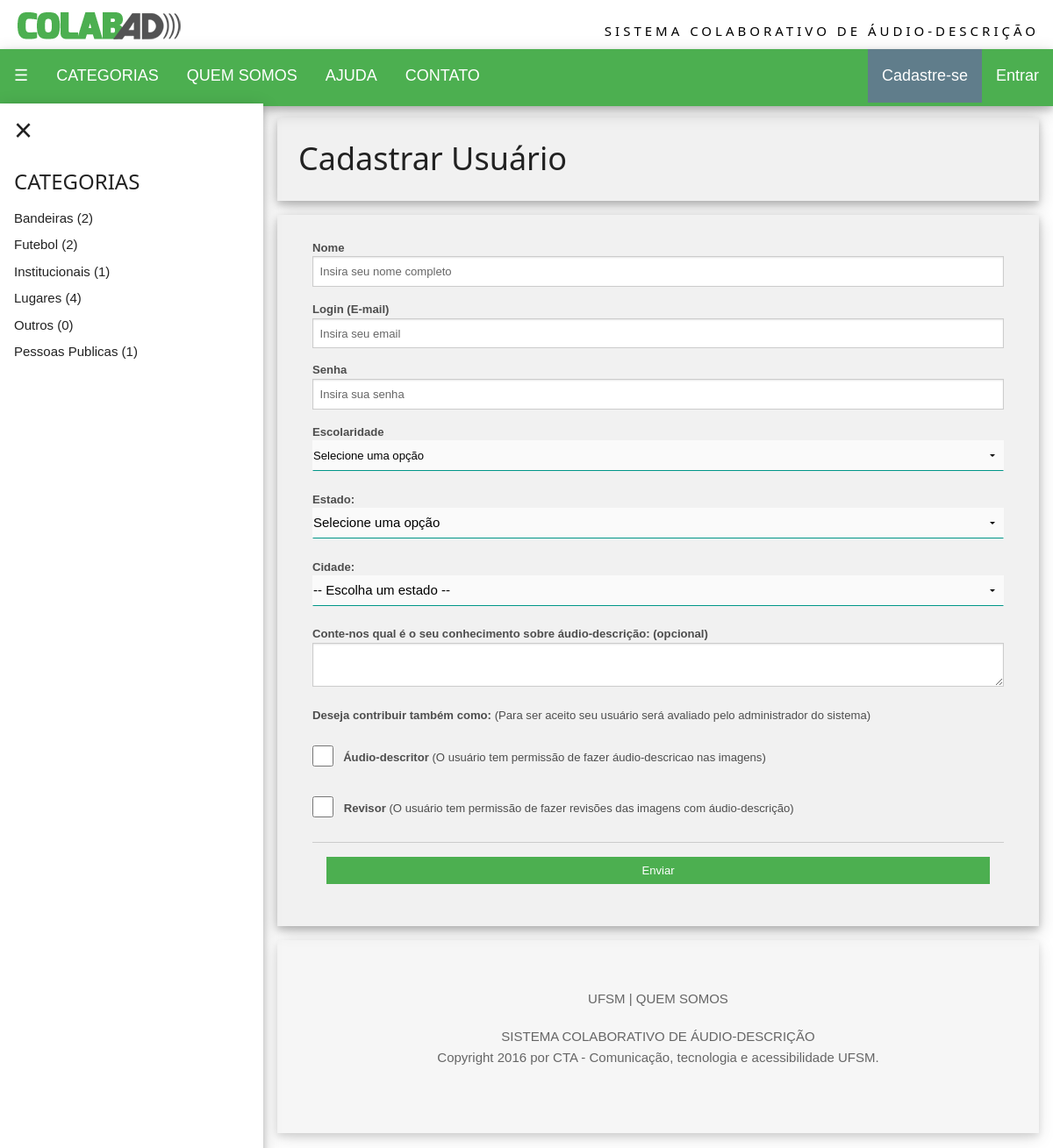
Page /siteCTA/usuario_cadastrar.php on the committed database.
### tables this page shows
CREATE TABLE IF NOT EXISTS `categoria` (
  `cat_codigo` int(11) NOT NULL AUTO_INCREMENT,
  `cat_nome` varchar(50) DEFAULT NULL,
  PRIMARY KEY (`cat_codigo`)
);

### siteCTA/include/config.php (called while the page is built)
<?php
    $URL_PADRAO="http://localhost/ProjetoCTA\siteCTA";
?>

### siteCTA/include/funcoes.php (called while the page is built, shortened)
<?php
function contaCategoria($codCat){
    include("conexao.php");
    $sql = "SELECT `img_codigo`
            FROM `imagens`
            WHERE `cat_codigo` = $codCat";
    $query = $mysqli->query($sql);
    return mysqli_num_rows($query);
}

### siteCTA/usuario_cadastrar.php (the view, shortened to what this page needs)
<!DOCTYPE html>
<html lang="pt-br">
    <head>
        <?php
            include("cabecalho.php");
            $pagina = 'IN';
        ?>
    </head>
    <body>
    <?php
        include("navegacao.php");
    ?>
    <div id="main" class="w3-container" style="margin-left:300px;margin-top:118px">
        <div class="w3-container w3-section w3-padding-large w3-card-4 w3-light-grey">
            <h1>Cadastrar Usuário</h1>
        </div>
        <div class="w3-container w3-section w3-padding-large w3-card-4 w3-light-grey">
            <div class="w3-container">
                <form id="cadastro_usuario" action="usuario_inserir.php" method="POST">
                    <div class="w3-section">
                       <label><strong>Nome</strong></label>
                        <input class="w3-input w3-border w3-margin-bottom" id="nome" name="nome" type="text" placeholder="Insira seu nome completo" required>
                        <label><strong>Login (E-mail)</strong></label>
                        <input class="w3-input w3-border" id="email" name="email" type="email" placeholder="Insira seu email" required>
                        <label><strong>Senha</strong></label>
                        <input class="w3-input w3-border w3-margin-bottom" id="senha" name="senha" type="password" placeholder="Insira sua senha" required>
                        <label for="escolaridade"><strong>Escolaridade</strong>
                            <select class="w3-select" name="escolaridade" id="escolaridade" required>
                                <option value=""disabled selected> Selecione uma opção </option>
                            </select>  <br/>
                        </label>
                        <br>
                        <label for="est_codigo"><strong>Estado:</strong></label>
                        <select class="w3-select" name="est_codigo" id="est_codigo" required>
                            <option value="">Selecione uma opção</option>
                        </select>
                        <br>
                        <br>
                        <label for="cid_codigo"><strong>Cidade:</strong></label>
                        <select class="w3-select" name="cid_codigo" id="cid_codigo" required>
                            <option value="" disabled selected>-- Escolha um estado --</option>
                        </select>
                        <br>
                        <br>
                        <label><strong>Conte-nos qual é o seu conhecimento sobre áudio-descrição: (opcional)</strong></label>
                        <textarea class="w3-input w3-border" name="descricao" id="descricao"></textarea></br>
                        <label required><strong>Deseja contribuir também como:</strong> (Para ser aceito seu usuário será avaliado pelo administrador do sistema)<br>
                            <input class="w3-check" id='categoria' name='categoria[]' type='checkbox' value='2'>
                            <label for='categoria2' class="w3-validate"><strong>Áudio-descritor</strong> (O usuário tem permissão de fazer áudio-descricao nas imagens)</label></p>
                            <p>
                            <input class="w3-check" id='categoria' name='categoria[]' type='checkbox' value='3'>
                            <label for='categoria3' class="w3-validate"><strong> Revisor</strong> (O usuário tem permissão de fazer revisões das imagens com áudio-descrição)</label></p>
        <div class="w3-container w3-border-top w3-padding-16 w3-light-grey">
          <button class="w3-btn w3-btn-block w3-green">Enviar</button>
        </div>
                </form>
              </div>
            </div>
        </div>
        <?php
            include("rodape.php");
        ?>
    </body>
</html>

### siteCTA/navegacao.php (shortened to what this page needs)
<?php
    include("include/config.php");
    include("include/conexao.php");
    include("include/funcoes.php");
    if (isset($_SESSION['Categorias'])){
        $categoriaSessao = $_SESSION['Categorias'];
    } else {
        $categoriaSessao = 0;
    }
?>
<div class="w3-top">
    <div class="w3-row w3-white w3-padding">
        <div class="w3-half" style="margin:4px 0 6px 0"><a href='<?php echo $URL_PADRAO; ?>'><img src='./img/logotipoColabAD.png' alt='colabad.ufsm.com'></a></div>
        <div class="w3-half w3-margin-top w3-wide w3-hide-medium w3-hide-small"><div class="w3-right">SISTEMA COLABORATIVO DE ÁUDIO-DESCRIÇÃO</div></div>
    </div>
    <ul class="w3-navbar w3-theme w3-large w3-card-4">
        <li><a class="w3-hover-black w3-padding-16 w3-opennav" href="javascript:void(0)" onclick="w3_open()">☰</a></li>
        <li><a class="w3-hover-black w3-padding-16" href="javascript:void(0)" onclick="w3_show_nav('menuCategoria')">CATEGORIAS</a></li>
        <li><a class="w3-hover-black w3-padding-16" href="javascript:void(0)" onclick="w3_show_nav('menuQuemSomos')">QUEM SOMOS</a></li>
        <li><a class="w3-hover-black w3-padding-16" href="javascript:void(0)" onclick="w3_show_nav('menuAjuda')">AJUDA</a></li>
        <li><a class="w3-hover-black w3-padding-16" href="javascript:void(0)" onclick="w3_show_nav('menuContato')">CONTATO</a></li>
        <?php
            if (empty($categoriaSessao)) {
                echo '<li class="w3-right"><a class="w3-btn w3-green w3-hover-black w3-large w3-padding-16" href="./entrar.php">Entrar</a></li>';
                echo '<li class="w3-right"><a class="w3-btn w3-blue-grey w3-hover-black w3-large w3-padding-16" href="./usuario_cadastrar.php">Cadastre-se</a></li>';
            }
        ?>
    </ul>
</div>
<div class="w3-sidenav w3-card-4" style="width:300px">
    <a href="javascript:void(0)" onclick="w3_close()" class="w3-closenav w3-xxlarge">×</a>
    <div id="menuCategoria" class="myMenu" <?php if ($pagina != 'IN') {echo " style='display:none'";} ?>>
    <div class="w3-container"><h3>CATEGORIAS</h3></div>
    <?php
        $sqlCat = "SELECT `cat_codigo`, `cat_nome` FROM `categoria` ORDER BY `cat_nome`";
        $queryCat = $mysqli->query($sqlCat);
        $rowsCat = mysqli_num_rows($queryCat);
        if ($rowsCat > 0) {
            while ($registroCat = $queryCat->fetch_assoc()) {
                echo '<a href="./categoria.php?id='.$registroCat['cat_codigo'].'">'.(utf8_encode($registroCat['cat_nome'])).' (';
                echo contaCategoria($registroCat['cat_codigo']);
                echo ')</a>';
            }
        } else {
            echo "<a>Nenhuma categoria encontrada</a>";
        }
    ?>
    </div>
</div>

### siteCTA/css/csspersonalizado.css (style rules this page uses)
.w3-theme { color:#fff !important; background-color:#4CAF50 !important; }
.w3-btn { background-color:#4CAF50; margin-bottom:4px; }

### rows in the picture
categoria: cat_nome "Bandeiras", cat_codigo "2"
categoria: cat_nome "Futebol", cat_codigo "2"
categoria: cat_nome "Institucionais", cat_codigo "1"
categoria: cat_nome "Lugares", cat_codigo "4"
categoria: cat_nome "Outros", cat_codigo "0"
categoria: cat_nome "Pessoas Publicas", cat_codigo "1"
